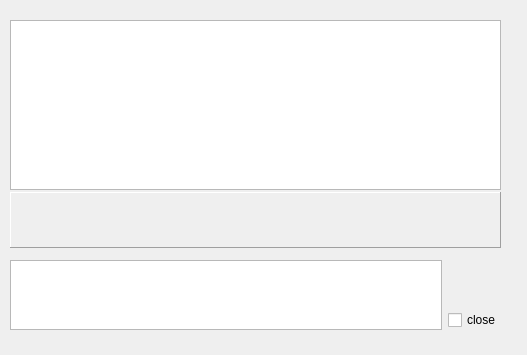
<?xml version="1.0" encoding="UTF-8"?>
<ui version="4.0">
 <class>GuiChatWidget</class>
 <widget class="QWidget" name="GuiChatWidget">
  <property name="geometry">
   <rect>
    <x>0</x>
    <y>0</y>
    <width>527</width>
    <height>355</height>
   </rect>
  </property>
  <property name="sizePolicy">
   <sizepolicy hsizetype="Expanding" vsizetype="Expanding">
    <horstretch>0</horstretch>
    <verstretch>0</verstretch>
   </sizepolicy>
  </property>
  <property name="windowTitle">
   <string>Chat</string>
  </property>
  <widget class="QFrame" name="mp_frameMessage">
   <property name="geometry">
    <rect>
     <x>10</x>
     <y>260</y>
     <width>491</width>
     <height>70</height>
    </rect>
   </property>
   <property name="sizePolicy">
    <sizepolicy hsizetype="Expanding" vsizetype="MinimumExpanding">
     <horstretch>0</horstretch>
     <verstretch>0</verstretch>
    </sizepolicy>
   </property>
   <property name="minimumSize">
    <size>
     <width>200</width>
     <height>70</height>
    </size>
   </property>
   <property name="baseSize">
    <size>
     <width>0</width>
     <height>80</height>
    </size>
   </property>
   <property name="frameShape">
    <enum>QFrame::NoFrame</enum>
   </property>
   <property name="frameShadow">
    <enum>QFrame::Plain</enum>
   </property>
   <layout class="QGridLayout" name="gridLayout">
    <property name="leftMargin">
     <number>0</number>
    </property>
    <property name="topMargin">
     <number>0</number>
    </property>
    <property name="rightMargin">
     <number>0</number>
    </property>
    <property name="bottomMargin">
     <number>0</number>
    </property>
    <property name="verticalSpacing">
     <number>0</number>
    </property>
    <item row="0" column="0" rowspan="3">
     <widget class="GuiMessageEdit" name="mp_teMessage">
      <property name="sizePolicy">
       <sizepolicy hsizetype="Expanding" vsizetype="MinimumExpanding">
        <horstretch>0</horstretch>
        <verstretch>0</verstretch>
       </sizepolicy>
      </property>
      <property name="minimumSize">
       <size>
        <width>160</width>
        <height>50</height>
       </size>
      </property>
      <property name="maximumSize">
       <size>
        <width>16777215</width>
        <height>16777215</height>
       </size>
      </property>
     </widget>
    </item>
    <item row="1" column="1">
     <widget class="QPushButton" name="mp_pbSend">
      <property name="sizePolicy">
       <sizepolicy hsizetype="Fixed" vsizetype="Fixed">
        <horstretch>0</horstretch>
        <verstretch>0</verstretch>
       </sizepolicy>
      </property>
      <property name="minimumSize">
       <size>
        <width>38</width>
        <height>38</height>
       </size>
      </property>
      <property name="maximumSize">
       <size>
        <width>38</width>
        <height>38</height>
       </size>
      </property>
      <property name="toolTip">
       <string>Click to send message or just hit enter</string>
      </property>
      <property name="icon">
       <iconset resource="../beebeep.qrc">
        <normaloff>:/images/send.png</normaloff>:/images/send.png</iconset>
      </property>
      <property name="iconSize">
       <size>
        <width>32</width>
        <height>32</height>
       </size>
      </property>
      <property name="flat">
       <bool>true</bool>
      </property>
     </widget>
    </item>
    <item row="2" column="1" colspan="2">
     <widget class="QCheckBox" name="mp_cbSendAndClose">
      <property name="text">
       <string>close</string>
      </property>
     </widget>
    </item>
   </layout>
  </widget>
  <widget class="QFrame" name="mp_frameChat">
   <property name="geometry">
    <rect>
     <x>10</x>
     <y>20</y>
     <width>491</width>
     <height>228</height>
    </rect>
   </property>
   <property name="frameShape">
    <enum>QFrame::NoFrame</enum>
   </property>
   <property name="frameShadow">
    <enum>QFrame::Plain</enum>
   </property>
   <layout class="QGridLayout" name="gridLayout_2">
    <property name="leftMargin">
     <number>0</number>
    </property>
    <property name="topMargin">
     <number>0</number>
    </property>
    <property name="rightMargin">
     <number>0</number>
    </property>
    <property name="bottomMargin">
     <number>0</number>
    </property>
    <property name="horizontalSpacing">
     <number>0</number>
    </property>
    <property name="verticalSpacing">
     <number>2</number>
    </property>
    <item row="0" column="0">
     <widget class="QTextBrowser" name="mp_teChat">
      <property name="minimumSize">
       <size>
        <width>200</width>
        <height>120</height>
       </size>
      </property>
      <property name="readOnly">
       <bool>true</bool>
      </property>
      <property name="textInteractionFlags">
       <set>Qt::TextBrowserInteraction</set>
      </property>
     </widget>
    </item>
    <item row="1" column="0">
     <widget class="QFrame" name="mp_frameVoicePlayer">
      <property name="sizePolicy">
       <sizepolicy hsizetype="Expanding" vsizetype="Preferred">
        <horstretch>0</horstretch>
        <verstretch>0</verstretch>
       </sizepolicy>
      </property>
      <property name="minimumSize">
       <size>
        <width>0</width>
        <height>56</height>
       </size>
      </property>
      <property name="frameShape">
       <enum>QFrame::Panel</enum>
      </property>
      <property name="frameShadow">
       <enum>QFrame::Raised</enum>
      </property>
     </widget>
    </item>
   </layout>
  </widget>
 </widget>
 <customwidgets>
  <customwidget>
   <class>GuiMessageEdit</class>
   <extends>QTextEdit</extends>
   <header>GuiMessageEdit.h</header>
  </customwidget>
 </customwidgets>
 <tabstops>
  <tabstop>mp_teMessage</tabstop>
  <tabstop>mp_pbSend</tabstop>
  <tabstop>mp_cbSendAndClose</tabstop>
  <tabstop>mp_teChat</tabstop>
 </tabstops>
 <resources>
  <include location="../beebeep.qrc"/>
 </resources>
 <connections/>
</ui>
